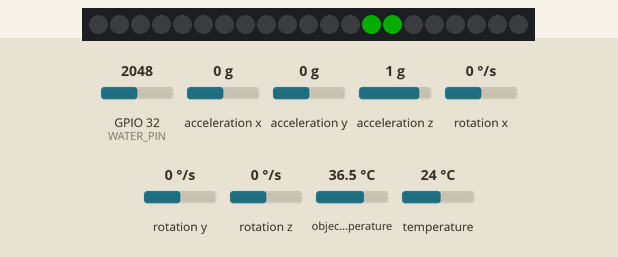
Bench run of a sketch on a simulated ESP32. On the bench: 21 RGB LEDs in strip order, left to right. The test bench sets the inputs (shaded band); at power-on: acceleration x 0 g, GPIO 32 (WATER_PIN) = 2048, acceleration y 0 g, acceleration z 1 g, rotation x 0 °/s, rotation y 0 °/s, rotation z 0 °/s, object temperature 36.5 °C, temperature 24 °C. Dim RGB values are drawn brighter than linear; what the sketch prints to the serial monitor is not drawn.

Above: at 4.4 s.
4.6 s: acceleration x set to -1.4 g
At 4.94 s:
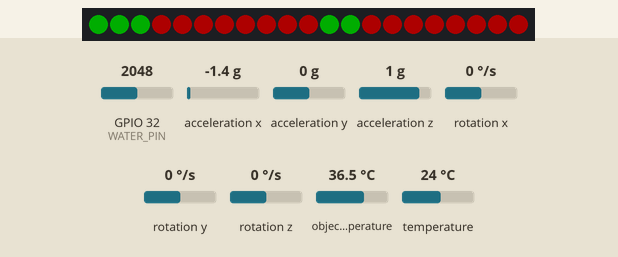
8.1 s: acceleration x set to 0 g
At 8.2 s:
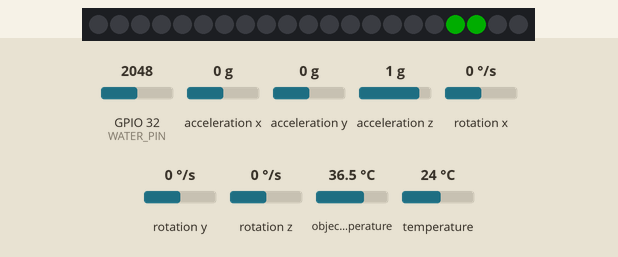
9.6 s: GPIO 32 (WATER_PIN) set to 122
At 10.08 s:
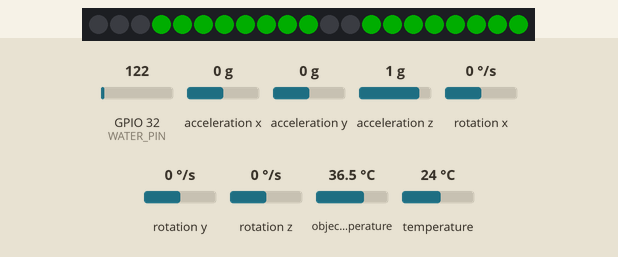
11.4 s: acceleration y set to -1.4 g
At 11.93 s:
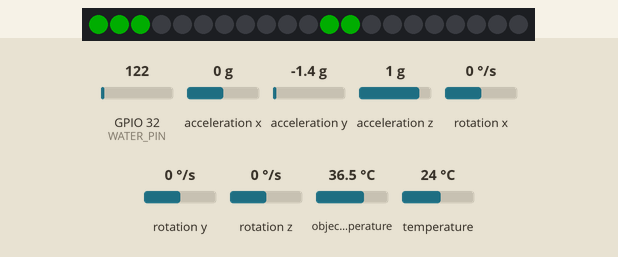
Timing chart, 0 to 14.4 s (numbered marks = the images above; inputs shaded):
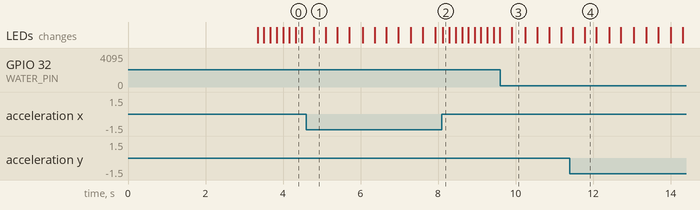

Measured:
- after the input at 4.6 s, the LEDs: change after 0.19 s (image 1)
- after the input at 8.1 s, the LEDs: change at once (image 2)
- after the input at 11.4 s, the LEDs: first change after 0.08 s (image 4 shows a later state)

The sketch:

accelometer.ino
```cpp
#include <Wire.h>
#include <Adafruit_MPU6050.h>
#include <Adafruit_Sensor.h>
#include <Adafruit_MLX90614.h>
#include <Adafruit_NeoPixel.h>
#include <ArduinoJson.h>

// I2C Pins (Primary - Seismic)
#define I2C_SDA 21
#define I2C_SCL 22

// I2C Pins (Secondary - Fire)
#define FIRE_SDA 25
#define FIRE_SCL 26

// Rain Sensor Pin (Digital)
#define WATER_PIN 32

// LED Strip (WS2812B)
#define LED_PIN    13
#define NUM_LEDS   21  // Total LEDs (3+8+2+8 = 21)

// I2C Addresses
#define MPU_ADDR      0x68
#define MPU_ADDR_ALT  0x69
#define MLX_ADDR      0x5A

// Level Thresholds (m/s^2) - Lowered for better building feel
#define LVL_1_VIBRATION 1.5
#define LVL_2_STRONG    4.0
#define LVL_3_SEVERE    8.0

// Rain Threshold (Analog 0-4095 - Lower = More Water)
#define RAIN_THRESHOLD  1000

// Fire Threshold (°C)
#define FIRE_THRESHOLD  50.0

// Timing (ms)
#define BUMP_FILTER_MS 200 // Slightly shorter filter

Adafruit_MPU6050 mpu;

// Baseline values to ignore gravity/tilt
float baselineX = 0;
float baselineY = 0;
float baselineZ = 0;

// Status Flags
bool mpuFound = false;
bool fireSensorFound = false;
byte mpuAddress = MPU_ADDR;

// Hardware Bus Definitions
TwoWire FireBus = TwoWire(1); // Use second I2C hardware bus
Adafruit_MLX90614 mlx = Adafruit_MLX90614();

// LED Controller
Adafruit_NeoPixel strip(NUM_LEDS, LED_PIN, NEO_GRB + NEO_KHZ800);

// --- BUILDING LED MAPPING (NESTED ARRAY) ---
struct LEDZone {
  int start;
  int count;
  bool fireRed;  // true = RED, false = GREEN during Fire
  bool rainRed;  // true = RED, false = GREEN during Rain
  bool seisRed;  // true = RED, false = GREEN during Seismic
};

struct Building {
  const char* name;
  LEDZone zones[5]; // Max 5 sub-zones per building
  int numZones;
};

// USER: CONFIGURE YOUR HAZARD RESPONSES HERE
// Format: {start, count, fireRed, rainRed, seisRed}
const Building buildings[] = {
  {"Evacuation 1", {{0, 3, false, true, false}}, 1},       // LEDs 0-2 (3 LEDs)
  {"Building 1", {
    {3, 2, false, false, true},  // LEDs 3-4
    {5, 2, false, false, true},  // LEDs 5-6
    {7, 2, false, false, true},  // LEDs 7-8
    {9, 2, false, false, true}   // LEDs 9-10
  }, 4},                                                    // Total: 8 LEDs
  {"Evacuation 2", {{11, 2, true, true, false}}, 1},       // LEDs 11-12 (2 LEDs)
  {"Building 2", {
    {13, 2, false, false, true}, // LEDs 13-14
    {15, 2, true, false, true},  // LEDs 15-16
    {17, 2, false, false, true}, // LEDs 17-18
    {19, 2, false, false, true}  // LEDs 19-20
  }, 4}                                                     // Total: 8 LEDs
};
const int numBuildings = sizeof(buildings) / sizeof(buildings[0]);

// --- TINKER-FRIENDLY RESPONSE ENGINE ---
bool fireAlert = false;
bool rainAlert = false;
bool seismicAlert = false;

// Response Logic Prototypes
void handleFireResponse(float temp);
void handleRainResponse(int val);
void handleSeismicResponse(float mag);
void updateLEDs();

void setup() {
  Serial.begin(115200);
  while(!Serial);

  pinMode(WATER_PIN, INPUT_PULLUP);

  delay(2000);

  // 1. Initialize Primary I2C Bus (MPU6050)
  pinMode(I2C_SDA, INPUT); pinMode(I2C_SCL, INPUT);
  delay(10);
  int sdaState = digitalRead(I2C_SDA);
  int sclState = digitalRead(I2C_SCL);
  if (sdaState == LOW || sclState == LOW) {
    Serial.println("{\"event\":\"error\",\"message\":\"I2C bus stuck LOW\"}");
  }

  Wire.end();
  Wire.setPins(I2C_SDA, I2C_SCL);
  Wire.begin();
  Wire.setClock(10000);
  delay(100);

  // 2. Scan for MPU6050
  for(byte addr = 1; addr < 127; addr++) {
    Wire.beginTransmission(addr);
    if (Wire.endTransmission() == 0) {
      if (addr == 0x68 || addr == 0x69) {
        mpuAddress = addr;
        mpuFound = true;
      }
    }
  }

  if (mpuFound) {
    if (!mpu.begin(mpuAddress)) {
      Serial.println("{\"event\":\"error\",\"message\":\"MPU6050 init failed\"}");
      mpuFound = false;
    } else {
      mpu.setAccelerometerRange(MPU6050_RANGE_2_G);
      mpu.setFilterBandwidth(MPU6050_BAND_10_HZ);
    }
  }

  // 3. Initialize Secondary I2C Bus (Fire Sensor)
  FireBus.begin(FIRE_SDA, FIRE_SCL, 10000);
  delay(100);

  // 4. Fallback: Check Fire Bus for MPU6050
  if (!mpuFound) {
    FireBus.beginTransmission(0x68);
    if (FireBus.endTransmission() == 0) {
      mpuAddress = 0x68;
      if (mpu.begin(0x68, &FireBus)) mpuFound = true;
    }
    if (!mpuFound) {
      FireBus.beginTransmission(0x69);
      if (FireBus.endTransmission() == 0) {
        mpuAddress = 0x69;
        if (mpu.begin(0x69, &FireBus)) mpuFound = true;
      }
    }
  }

  // 5. Scan for MLX90614
  FireBus.beginTransmission(MLX_ADDR);
  if (FireBus.endTransmission() == 0) {
    if (!mlx.begin(MLX_ADDR, &FireBus)) {
      Serial.println("{\"event\":\"error\",\"message\":\"MLX90614 init failed\"}");
      fireSensorFound = false;
    } else {
      fireSensorFound = true;
    }
  } else {
    fireSensorFound = false;
  }

  // 6. Capture Baseline (Only if MPU found)
  if (mpuFound) {
    float sumX = 0, sumY = 0, sumZ = 0;
    for(int i=0; i<50; i++) {
      sensors_event_t a, g, t;
      mpu.getEvent(&a, &g, &t);
      sumX += a.acceleration.x;
      sumY += a.acceleration.y;
      sumZ += a.acceleration.z;
      delay(20);
    }
    baselineX = sumX / 50.0;
    baselineY = sumY / 50.0;
    baselineZ = sumZ / 50.0;
  }

  // 7. Initialize LED Strip
  strip.begin();
  strip.setBrightness(50);
  for(int i=0; i<NUM_LEDS; i++) strip.setPixelColor(i, strip.Color(0, 255, 0));
  strip.show();

  Serial.println("{\"event\":\"boot\",\"status\":\"ready\"}");
}

unsigned long shakeStartTime = 0;
bool isShaking = false;
float maxMagnitudeThisEvent = 0;
unsigned long lastLivePrint = 0;

void loop() {
  // --- SEISMIC MONITORING ---
  float magnitude = 0;
  if (mpuFound) {
    sensors_event_t a, g, t;
    mpu.getEvent(&a, &g, &t);

    float relX = a.acceleration.x - baselineX;
    float relY = a.acceleration.y - baselineY;
    float relZ = a.acceleration.z - baselineZ;

    // 3D Magnitude calculation (Industrial Standard)
    magnitude = sqrt(relX*relX + relY*relY + relZ*relZ);
  }

  // --- FIRE MONITORING (Dedicated Pins 25/26) ---
  static unsigned long lastFireCheck = 0;
  if (fireSensorFound && (millis() - lastFireCheck > 1000)) {
    float objTemp = mlx.readObjectTempC();

    // Check for Fire Alert
    if (objTemp > FIRE_THRESHOLD) {
      handleFireResponse(objTemp);
      fireAlert = true;
    } else {
      fireAlert = false;
    }

    lastFireCheck = millis();
  }

  // --- RAIN MONITORING (GPIO 32 - ANALOG MODE) ---
  static int rainConsensus = 0;
  static bool filteredIsRaining = false;

  int analogRain = analogRead(WATER_PIN);

  // INSTANT-KILL Logic: If electrically dry (>2500), kill YES state immediately
  if (analogRain > 2500) { // Lowered for faster reset
    rainConsensus = 0;
    filteredIsRaining = false;
    rainAlert = false;
  } else {
    // Normal Filtering
    bool rawRain = (analogRain < RAIN_THRESHOLD);
    if (rawRain) {
      if (rainConsensus < 5) rainConsensus++;
    } else {
      if (rainConsensus > 0) rainConsensus--;
    }

    // FAST: Trigger 4/5 (~80ms) - Eliminated delay
    if (rainConsensus >= 4) filteredIsRaining = true;
    if (rainConsensus <= 1) filteredIsRaining = false;
  }

  if (filteredIsRaining) {
    handleRainResponse(analogRain);
    rainAlert = true;
  }

  // JSON TELEMETRY (Every 200ms)
  if (millis() - lastLivePrint > 200) {
    StaticJsonDocument<256> doc;
    doc["type"] = "telemetry";
    doc["fire"] = fireAlert;
    doc["raining"] = analogRead(WATER_PIN);

    JsonObject accel = doc.createNestedObject("accel");
    if (mpuFound) {
      sensors_event_t a, g, t;
      mpu.getEvent(&a, &g, &t);
      accel["x"] = a.acceleration.x;
      accel["y"] = a.acceleration.y;
      accel["z"] = a.acceleration.z;
    } else {
      accel["x"] = 0; accel["y"] = 0; accel["z"] = 0;
    }

    JsonObject eq = doc.createNestedObject("earthquake");
    eq["x"] = magnitude;
    eq["y"] = 0;
    eq["z"] = 0;

    serializeJson(doc, Serial);
    Serial.println();
    lastLivePrint = millis();
  }

  // Detection logic
  if (magnitude > LVL_1_VIBRATION) {
    if (!isShaking) {
      shakeStartTime = millis();
      isShaking = true;
      maxMagnitudeThisEvent = 0;
    }

    if (magnitude > maxMagnitudeThisEvent) {
      maxMagnitudeThisEvent = magnitude;
    }
    seismicAlert = true;
  } else {
    if (isShaking) {
      unsigned long duration = millis() - shakeStartTime;
      if (duration > BUMP_FILTER_MS) {
        int level = 1;
        if (maxMagnitudeThisEvent > LVL_3_SEVERE) level = 3;
        else if (maxMagnitudeThisEvent > LVL_2_STRONG) level = 2;

        StaticJsonDocument<128> doc;
        doc["event"] = "earthquake";
        doc["level"] = level;
        doc["duration"] = duration;
        doc["peak"] = maxMagnitudeThisEvent;
        serializeJson(doc, Serial);
        Serial.println();
      }
      isShaking = false;
    }
    seismicAlert = false;
  }

  // --- LED STATUS UPDATER ---
  updateLEDs();

  delay(20); // Faster sampling
}

// ==========================================
// RESPONSE HANDLERS (JSON OUTPUT)
// ==========================================

void handleFireResponse(float temp) {
  static unsigned long lastSerial = 0;
  if (millis() - lastSerial > 5000) {
    StaticJsonDocument<96> doc;
    doc["event"] = "fire_alert";
    doc["temp"] = temp;
    serializeJson(doc, Serial);
    Serial.println();
    lastSerial = millis();
  }
}

void handleRainResponse(int val) {
  static unsigned long lastSerial = 0;
  if (millis() - lastSerial > 5000) {
    StaticJsonDocument<96> doc;
    doc["event"] = "rain_alert";
    doc["value"] = val;
    serializeJson(doc, Serial);
    Serial.println();
    lastSerial = millis();
  }
}

void handleSeismicResponse(float mag) {
  // Handled in main loop
}

// ==========================================
// LED ANIMATION ENGINE (RED/GREEN)
// ==========================================
void updateLEDs() {
  static unsigned long lastAnimate = 0;
  static int chaseIndex = 0;
  static bool blinkState = false;

  bool isAnyAlert = (fireAlert || rainAlert || seismicAlert);

  if (isAnyAlert) {
    // 🚨 HAZARD GUIDANCE MODE
    if (millis() - lastAnimate > 300) {
      blinkState = !blinkState;
      strip.clear();

      for (int b = 0; b < numBuildings; b++) {
        for (int z = 0; z < buildings[b].numZones; z++) {
          LEDZone zone = buildings[b].zones[z];

          // Determine color for this zone based on HIGHEST priority alert
          bool shouldBeRed = false;
          if (seismicAlert) shouldBeRed = zone.seisRed;
          else if (fireAlert) shouldBeRed = zone.fireRed;
          else if (rainAlert) shouldBeRed = zone.rainRed;

          uint32_t zoneColor;
          if (shouldBeRed) {
            zoneColor = blinkState ? strip.Color(255, 0, 0) : strip.Color(0, 0, 0);
          } else {
            zoneColor = strip.Color(0, 255, 0); // Safe Zone
          }

          for (int i = zone.start; i < zone.start + zone.count; i++) {
            if (i < NUM_LEDS) strip.setPixelColor(i, zoneColor);
          }
        }
      }
      strip.show();
      lastAnimate = millis();
    }
  } else {
    // 🏃 SAFE FLOW CHASE (GREEN)
    if (millis() - lastAnimate > 150) {
      strip.clear();

      // Calculate which zone should be lit
      int globalZoneCounter = 0;
      int targetZone = chaseIndex;

      for (int b = 0; b < numBuildings; b++) {
        for (int z = 0; z < buildings[b].numZones; z++) {
          if (globalZoneCounter == targetZone) {
            // Light up this zone
            int start = buildings[b].zones[z].start;
            int count = buildings[b].zones[z].count;
            for (int i = start; i < start + count; i++) {
              if (i < NUM_LEDS) strip.setPixelColor(i, strip.Color(0, 255, 0));
            }
          }
          globalZoneCounter++;
        }
      }

      strip.show();
      chaseIndex = (chaseIndex + 1) % globalZoneCounter; // Cycle through all zones
      lastAnimate = millis();
    }
  }
}
```
